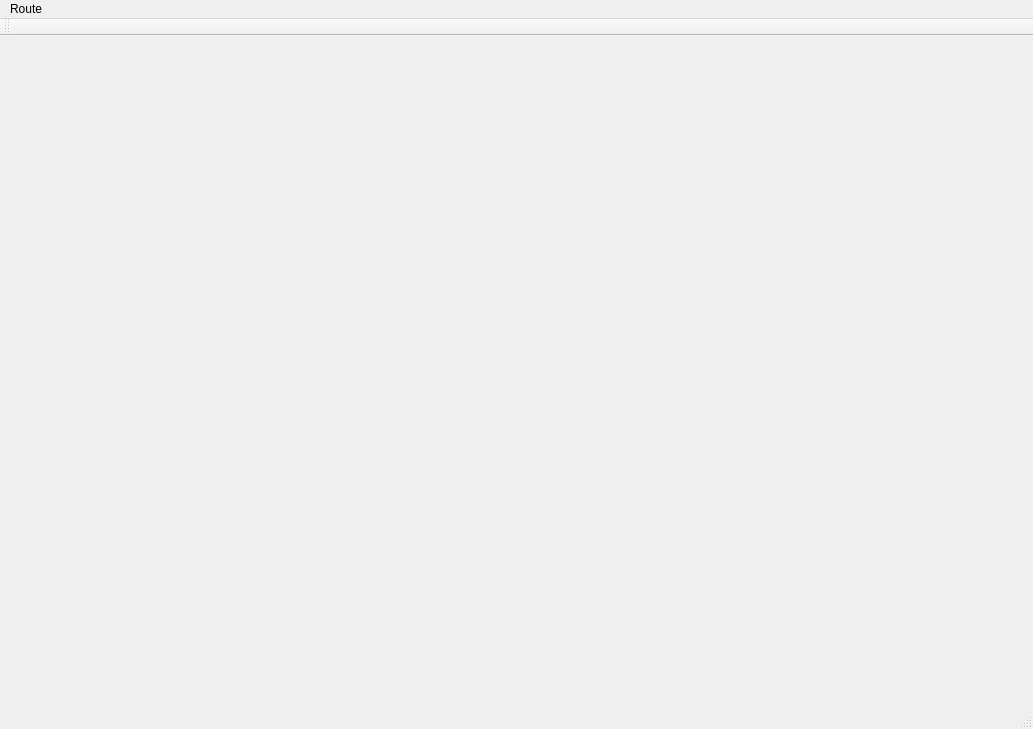
<?xml version="1.0" encoding="UTF-8"?>
<ui version="4.0">
 <class>MainWindow</class>
 <widget class="QMainWindow" name="MainWindow">
  <property name="geometry">
   <rect>
    <x>0</x>
    <y>0</y>
    <width>1033</width>
    <height>729</height>
   </rect>
  </property>
  <property name="windowTitle">
   <string>MainWindow</string>
  </property>
  <widget class="QWidget" name="centralWidget"/>
  <widget class="QMenuBar" name="menuBar">
   <property name="geometry">
    <rect>
     <x>0</x>
     <y>0</y>
     <width>1033</width>
     <height>16</height>
    </rect>
   </property>
   <widget class="QMenu" name="menuFile">
    <property name="title">
     <string>Route</string>
    </property>
    <widget class="QMenu" name="menuLoad_Route">
     <property name="title">
      <string>Load Route</string>
     </property>
     <addaction name="separator"/>
     <addaction name="actionPostgres"/>
     <addaction name="actionFile"/>
    </widget>
    <addaction name="actionNew_Route"/>
    <addaction name="menuLoad_Route"/>
    <addaction name="actionSave_Route"/>
    <addaction name="actionQuit"/>
   </widget>
   <addaction name="menuFile"/>
  </widget>
  <widget class="QToolBar" name="mainToolBar">
   <attribute name="toolBarArea">
    <enum>TopToolBarArea</enum>
   </attribute>
   <attribute name="toolBarBreak">
    <bool>false</bool>
   </attribute>
  </widget>
  <widget class="QStatusBar" name="statusBar"/>
  <action name="actionNew_Route">
   <property name="text">
    <string>New Route</string>
   </property>
  </action>
  <action name="actionSave_Route">
   <property name="text">
    <string>Save Route</string>
   </property>
  </action>
  <action name="actionQuit">
   <property name="text">
    <string>Quit</string>
   </property>
  </action>
  <action name="actionPostgres">
   <property name="text">
    <string>Postgres</string>
   </property>
  </action>
  <action name="actionFile">
   <property name="text">
    <string>File</string>
   </property>
  </action>
 </widget>
 <layoutdefault spacing="6" margin="11"/>
 <resources/>
 <connections>
  <connection>
   <sender>actionQuit</sender>
   <signal>triggered()</signal>
   <receiver>MainWindow</receiver>
   <slot>close()</slot>
   <hints>
    <hint type="sourcelabel">
     <x>-1</x>
     <y>-1</y>
    </hint>
    <hint type="destinationlabel">
     <x>516</x>
     <y>364</y>
    </hint>
   </hints>
  </connection>
  <connection>
   <sender>actionNew_Route</sender>
   <signal>triggered()</signal>
   <receiver>MainWindow</receiver>
   <slot>newRoute()</slot>
   <hints>
    <hint type="sourcelabel">
     <x>-1</x>
     <y>-1</y>
    </hint>
    <hint type="destinationlabel">
     <x>516</x>
     <y>364</y>
    </hint>
   </hints>
  </connection>
  <connection>
   <sender>actionFile</sender>
   <signal>triggered()</signal>
   <receiver>MainWindow</receiver>
   <slot>loadGPXFile()</slot>
   <hints>
    <hint type="sourcelabel">
     <x>201</x>
     <y>72</y>
    </hint>
    <hint type="destinationlabel">
     <x>516</x>
     <y>364</y>
    </hint>
   </hints>
  </connection>
 </connections>
 <slots>
  <slot>newRoute()</slot>
  <slot>loadGPXFile()</slot>
 </slots>
</ui>
